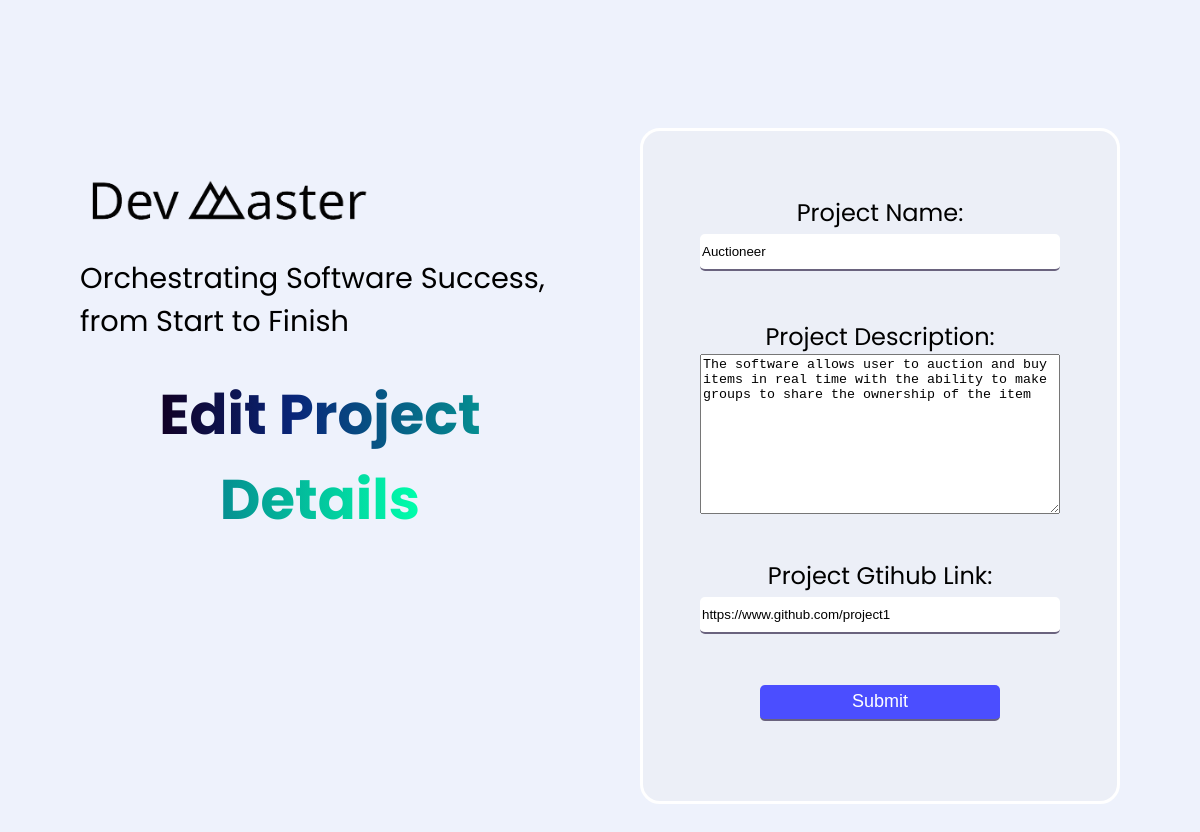
Screenshot of /projects/4/projDetails/ with the database file from the repository.
### home/models.py (models this page shows, shortened)
class ProjectDetail(models.Model):
    project_name = models.CharField(max_length = 200)
    project_description = models.TextField()
    created_by = models.ForeignKey(UserDetail,null=True, on_delete = models.SET_NULL)
    project_created_time = models.CharField(max_length = 20)
    project_gtihub_link = models.TextField()
    project_phase = models.CharField(max_length = 20)

### home/views.py (the view)
# urls.py: path('projects/<int:pk>/projDetails/',views.projDetails, name = "projDetails"),
def projDetails(request,pk):
	proj = ProjectDetail.objects.get(id = pk)
	if request.method =="POST":
		proj.project_name = POST['project_name']
		proj.project_description = POST['project_description']
		proj.project_gtihub_link = POST['project_gtihub_link']
		proj.save()
		return redirect("/dashboard/")
	di = {
		'proj':proj
	}
	return render(request,"home/man_project_details.html",di)

### home/templates/home/man_project_details.html (shortened to what this page needs)
{% extends "base.html" %} {% load static %}  {% block head %}
<link rel="stylesheet" type="text/css" href="{% static 'home/css/for.css'%}" />
<link rel="stylesheet" type="text/css" href="{% static 'home/css/llm.css'%}" />
{% endblock head %} {% block body %}
<div class="big_container poppins-regular">
  <div class="text">
    <p class="dev_head">
      <a href="{% url 'home:home' %}"
        ><img
          src="{% static 'home/img/devlogo.png'%}"
          alt=""
          width="300px" /></a
      ><br />
      Orchestrating Software Success, from Start to Finish
    </p>
    <p class="page_heading"><span class="headi"> Edit Project Details </span></p>
  </div>
  <div class="page_form">
    <form action="/adminProjectEdit/" method="post" style="margin-top:2rem;">
      <div class="eleCont">
        <label for="project_name">Project Name: </label><br>
        <input
          type="text"
          name="project_name"
          id="project_name"
          value="{{proj.project_name}}"
        />
      </div>
      <br />
      <div class="eleCont">
        <label for="project_description">Project Description: </label><br>
        <textarea name="project_description"
        id="project_description" style="width:30vw;height:20vh;"
        >{{proj.project_description}}</textarea>
      </div>
      <br />
      <div class="eleCont">
        <label for="project_gtihub_link">Project Gtihub Link: </label><br>
        <input type="project_gtihub_link" name="project_gtihub_link" id="project_gtihub_link" value="{{proj.project_gtihub_link}}" />
      </div>
      <br />
      <input type="submit" value="Submit" id="subm" />
    </form>
    <br />
  </div>
</div>
{% endblock body %} {% comment %} {% endcomment %}

### home/static/home/css/for.css (style rules this page uses)
.poppins-regular { font-family: "Poppins", sans-serif; font-weight: 400; font-style: normal; }
* { box-sizing: border-box; }
html { scroll-behavior: smooth; }
body { padding: 0; margin: 0; background-color: #eef2fc; }
.big_container { display: flex; justify-content: space-evenly; margin: 8rem auto; }
.text { font-size: 1.8rem; width: 40vw; }
.page_form { font-size: 1.5rem; width: 40vw; text-align: center; border: 3px solid rgb(255, 255, 255); padding-top: 2rem; padding-bottom: 2rem; background-color: #a2a3a5; background-color: #eceff7; border-radius: 20px; }
input { width: 30vw; height: 2.3rem; margin-bottom: 0.8rem; border: 0px; border-bottom: 2px solid #6a637e; border-radius: 5px; }
#subm { width: 20vw; background-color: rgb(75, 78, 255); color: white; font-size: large; border-radius: 5px; }

### home/static/home/css/llm.css (style rules this page uses)
.poppins-regular { font-family: "Poppins", sans-serif; font-weight: 400; font-style: normal; }
* { box-sizing: border-box; }
html { scroll-behavior: smooth; }
body { padding: 0; margin: 0; font-size: 1.5rem; }
.page_heading { margin-top: 0px; margin-bottom: 0px; }

### home/templates/home/man_project_details.html (style rules this page uses)
.headi { background: rgb(17, 0, 36); background: linear-gradient( 90deg, rgba(17, 0, 36, 1) 0%, rgba(9, 38, 121, 1) 26%, rgba(0, 255, 171, 1) 100% ); align-self: center; background-clip: border-box; -webkit-text-fill-color: transparent; -webkit-background-clip: text; text-align: center; font-size: 3.5rem; font-weight: bold; }
.page_heading { text-align: center; }

### rows the page displays
ProjectDetail: project_name "Auctioneer", project_description "The software allows user to auction and buy items in real time with the ability to make groups to share the ownership of the item", project_gtihub_link "https://www.github.com/project1"
